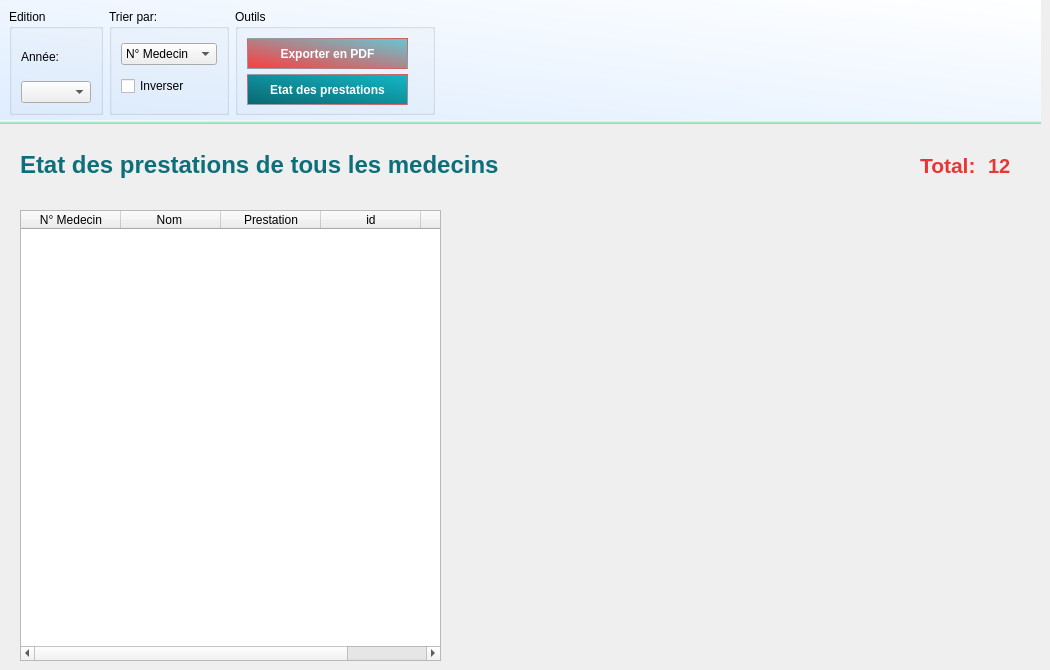
    <widget class="QWidget" name="page_5">
     <widget class="QFrame" name="frame_4">
      <property name="geometry">
       <rect>
        <x>0</x>
        <y>0</y>
        <width>1041</width>
        <height>124</height>
       </rect>
      </property>
      <property name="styleSheet">
       <string notr="true">#frame_4{
background-color: qlineargradient(spread:pad, x1:0, y1:0.989, x2:1, y2:0, stop:0 rgba(222, 237, 255, 255), stop:1 rgba(255, 255, 255, 255));
border-bottom: 4px solid red;
	border-bottom-color: qlineargradient(spread:pad, x1:0.5, y1:1, x2:0.477, y2:0, stop:0 rgba(118, 221, 179, 255), stop:1 rgba(255, 255, 255, 255))
}</string>
      </property>
      <layout class="QHBoxLayout" name="horizontalLayout_13">
       <item>
        <widget class="QGroupBox" name="groupBox_13">
         <property name="styleSheet">
          <string notr="true">#groupBox{
	
}</string>
         </property>
         <property name="title">
          <string>Edition</string>
         </property>
         <layout class="QVBoxLayout" name="verticalLayout_9">
          <item>
           <widget class="QLabel" name="label_23">
            <property name="text">
             <string>Année:</string>
            </property>
           </widget>
          </item>
          <item>
           <widget class="QComboBox" name="yearPrest">
            <property name="maximumSize">
             <size>
              <width>70</width>
              <height>16777215</height>
             </size>
            </property>
            <property name="styleSheet">
             <string notr="true"/>
            </property>
           </widget>
          </item>
         </layout>
        </widget>
       </item>
       <item>
        <widget class="QGroupBox" name="groupBox_14">
         <property name="minimumSize">
          <size>
           <width>120</width>
           <height>0</height>
          </size>
         </property>
         <property name="maximumSize">
          <size>
           <width>120</width>
           <height>16777215</height>
          </size>
         </property>
         <property name="title">
          <string>Trier par:</string>
         </property>
         <layout class="QVBoxLayout" name="verticalLayout_7">
          <item>
           <widget class="QComboBox" name="comboBox_5">
            <property name="styleSheet">
             <string notr="true"/>
            </property>
            <item>
             <property name="text">
              <string>N° Medecin</string>
             </property>
            </item>
            <item>
             <property name="text">
              <string>Nom</string>
             </property>
            </item>
            <item>
             <property name="text">
              <string>Prestation</string>
             </property>
            </item>
           </widget>
          </item>
          <item>
           <widget class="QCheckBox" name="reverseSortMed_4">
            <property name="text">
             <string>Inverser</string>
            </property>
           </widget>
          </item>
         </layout>
        </widget>
       </item>
       <item>
        <widget class="QGroupBox" name="groupBox_15">
         <property name="minimumSize">
          <size>
           <width>200</width>
           <height>0</height>
          </size>
         </property>
         <property name="title">
          <string>Outils</string>
         </property>
         <layout class="QVBoxLayout" name="verticalLayout_8">
          <item>
           <widget class="QPushButton" name="printPrestBtn">
            <property name="minimumSize">
             <size>
              <width>161</width>
              <height>31</height>
             </size>
            </property>
            <property name="maximumSize">
             <size>
              <width>161</width>
              <height>31</height>
             </size>
            </property>
            <property name="styleSheet">
             <string notr="true">#printPrestBtn{
border:none;
border: 1px solid qlineargradient(spread:pad, x1:1, y1:0, x2:0, y2:1, stop:0 rgba(255, 59, 59, 255), stop:1 rgba(98, 202, 214, 255));
background-color: qlineargradient(spread:pad, x1:0, y1:1, x2:1, y2:0, stop:0 rgba(255, 59, 59, 255), stop:1 rgba(98, 202, 214, 255));
color: rgb(232, 54, 54);
color: white;
font-weight: bold;
}
#printPrestBtn:hover{
background-color: qlineargradient(spread:pad, x1:0, y1:1, x2:1, y2:0, stop:0 rgba(255, 34, 34, 255), stop:1 rgba(55, 198, 214, 255));
}</string>
            </property>
            <property name="text">
             <string>Exporter en PDF</string>
            </property>
           </widget>
          </item>
          <item>
           <widget class="QPushButton" name="prestMedBtn">
            <property name="minimumSize">
             <size>
              <width>161</width>
              <height>31</height>
             </size>
            </property>
            <property name="maximumSize">
             <size>
              <width>161</width>
              <height>31</height>
             </size>
            </property>
            <property name="styleSheet">
             <string notr="true">#prestMedBtn{
border:none;
border: 1px solid qlineargradient(spread:pad, x1:1, y1:0, x2:0, y2:1, stop:0 rgba(255, 59, 59, 255), stop:1 rgba(98, 202, 214, 255));
background-color: qlineargradient(spread:pad, x1:0, y1:1, x2:1, y2:0, stop:0 rgba(11, 102, 112, 255), stop:1 rgba(18, 185, 200, 255));
color: rgb(232, 54, 54);
color: white;
font-weight: bold;
}
#prestMedBtn:hover{
background-color: qlineargradient(spread:pad, x1:0, y1:1, x2:1, y2:0, stop:0 rgba(9, 87, 94, 255), stop:1 rgba(15, 174, 182, 255));
}</string>
            </property>
            <property name="text">
             <string>Etat des prestations</string>
            </property>
           </widget>
          </item>
         </layout>
        </widget>
       </item>
       <item>
        <spacer name="horizontalSpacer_5">
         <property name="orientation">
          <enum>Qt::Horizontal</enum>
         </property>
         <property name="sizeHint" stdset="0">
          <size>
           <width>274</width>
           <height>20</height>
          </size>
         </property>
        </spacer>
       </item>
      </layout>
     </widget>
     <widget class="QTableWidget" name="prestTable">
      <property name="geometry">
       <rect>
        <x>20</x>
        <y>210</y>
        <width>421</width>
        <height>451</height>
       </rect>
      </property>
      <column>
       <property name="text">
        <string>N° Medecin</string>
       </property>
      </column>
      <column>
       <property name="text">
        <string>Nom </string>
       </property>
      </column>
      <column>
       <property name="text">
        <string>Prestation</string>
       </property>
      </column>
      <column>
       <property name="text">
        <string>id</string>
       </property>
      </column>
      <column>
       <property name="text">
        <string>prest</string>
       </property>
      </column>
     </widget>
     <widget class="QStackedWidget" name="grapheStack">
      <property name="geometry">
       <rect>
        <x>470</x>
        <y>210</y>
        <width>561</width>
        <height>451</height>
       </rect>
      </property>
      <property name="currentIndex">
       <number>0</number>
      </property>
      <widget class="QWidget" name="page_6">
       <widget class="QFrame" name="allPrestHisto">
        <property name="geometry">
         <rect>
          <x>-10</x>
          <y>0</y>
          <width>731</width>
          <height>471</height>
         </rect>
        </property>
        <property name="styleSheet">
         <string notr="true">border-radius: 10px;</string>
        </property>
        <layout class="QVBoxLayout" name="verticalLayout_11"/>
       </widget>
      </widget>
      <widget class="QWidget" name="page_7">
       <layout class="QVBoxLayout" name="verticalLayout_13">
        <item>
         <widget class="QFrame" name="allPrestPie">
          <layout class="QVBoxLayout" name="verticalLayout_12"/>
         </widget>
        </item>
       </layout>
      </widget>
     </widget>
     <widget class="QWidget" name="layoutWidget">
      <property name="geometry">
       <rect>
        <x>20</x>
        <y>150</y>
        <width>991</width>
        <height>31</height>
       </rect>
      </property>
      <layout class="QHBoxLayout" name="horizontalLayout_15">
       <item>
        <widget class="QLabel" name="label_25">
         <property name="text">
          <string>&lt;html&gt;&lt;head/&gt;&lt;body&gt;&lt;p&gt;&lt;span style=&quot; font-size:18pt; font-weight:600; color:#0d6f7a;&quot;&gt;Etat des prestations de tous les medecins &lt;/span&gt;&lt;/p&gt;&lt;/body&gt;&lt;/html&gt;</string>
         </property>
        </widget>
       </item>
       <item>
        <spacer name="horizontalSpacer_6">
         <property name="orientation">
          <enum>Qt::Horizontal</enum>
         </property>
         <property name="sizeHint" stdset="0">
          <size>
           <width>40</width>
           <height>20</height>
          </size>
         </property>
        </spacer>
       </item>
       <item>
        <layout class="QHBoxLayout" name="horizontalLayout_14">
         <item>
          <widget class="QLabel" name="label_26">
           <property name="styleSheet">
            <string notr="true"/>
           </property>
           <property name="text">
            <string>&lt;html&gt;&lt;head/&gt;&lt;body&gt;&lt;p&gt;&lt;span style=&quot; font-size:16pt; font-weight:600; color:#e83636;&quot;&gt;Total: &lt;/span&gt;&lt;/p&gt;&lt;/body&gt;&lt;/html&gt;</string>
           </property>
          </widget>
         </item>
         <item>
          <widget class="QLabel" name="totalPrest">
           <property name="styleSheet">
            <string notr="true">font-size: 15pt;
font-weight: bold;
color: #e83636;</string>
           </property>
           <property name="text">
            <string>12</string>
           </property>
          </widget>
         </item>
        </layout>
       </item>
      </layout>
     </widget>
    </widget>
